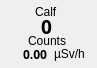
         <widget class="QFrame" name="cps_frame_m11_2">
          <property name="geometry">
           <rect>
            <x>576</x>
            <y>484</y>
            <width>97</width>
            <height>68</height>
           </rect>
          </property>
          <property name="toolTip">
           <string>&lt;html&gt;&lt;head/&gt;&lt;body&gt;&lt;p&gt;Module 11&lt;/p&gt;&lt;/body&gt;&lt;/html&gt;</string>
          </property>
          <property name="frameShape">
           <enum>QFrame::NoFrame</enum>
          </property>
          <property name="frameShadow">
           <enum>QFrame::Plain</enum>
          </property>
          <widget class="QLabel" name="cps_bg_m11_2">
           <property name="geometry">
            <rect>
             <x>2</x>
             <y>2</y>
             <width>91</width>
             <height>62</height>
            </rect>
           </property>
           <property name="frameShadow">
            <enum>QFrame::Sunken</enum>
           </property>
           <property name="text">
            <string/>
           </property>
           <property name="pixmap">
            <pixmap resource="RadMaster 3000+ v0.1/resources.qrc">:/bg/resources/bg/cps_frame.png</pixmap>
           </property>
           <property name="scaledContents">
            <bool>true</bool>
           </property>
          </widget>
          <widget class="QWidget" name="layoutWidget_27">
           <property name="geometry">
            <rect>
             <x>2</x>
             <y>5</y>
             <width>90</width>
             <height>60</height>
            </rect>
           </property>
           <layout class="QVBoxLayout" name="verticalLayout_37">
            <property name="spacing">
             <number>0</number>
            </property>
            <item alignment="Qt::AlignHCenter">
             <widget class="QLabel" name="res_bodypart_11">
              <property name="maximumSize">
               <size>
                <width>16777215</width>
                <height>13</height>
               </size>
              </property>
              <property name="text">
               <string>Calf</string>
              </property>
             </widget>
            </item>
            <item alignment="Qt::AlignHCenter">
             <widget class="QLabel" name="counts_11">
              <property name="maximumSize">
               <size>
                <width>16777215</width>
                <height>16</height>
               </size>
              </property>
              <property name="font">
               <font>
                <family>Arial Black</family>
                <pointsize>14</pointsize>
                <weight>75</weight>
                <bold>true</bold>
               </font>
              </property>
              <property name="text">
               <string>0</string>
              </property>
             </widget>
            </item>
            <item alignment="Qt::AlignHCenter">
             <widget class="QLabel" name="counts_label_11">
              <property name="maximumSize">
               <size>
                <width>16777215</width>
                <height>13</height>
               </size>
              </property>
              <property name="text">
               <string>Counts</string>
              </property>
             </widget>
            </item>
            <item>
             <layout class="QGridLayout" name="gridLayout_30">
              <item row="0" column="0" alignment="Qt::AlignRight">
               <widget class="QLabel" name="res_uSv_11">
                <property name="maximumSize">
                 <size>
                  <width>16777215</width>
                  <height>14</height>
                 </size>
                </property>
                <property name="font">
                 <font>
                  <family>Arial Black</family>
                  <pointsize>9</pointsize>
                  <weight>75</weight>
                  <bold>true</bold>
                 </font>
                </property>
                <property name="text">
                 <string>0.00</string>
                </property>
               </widget>
              </item>
              <item row="0" column="1" alignment="Qt::AlignHCenter">
               <widget class="QLabel" name="res_uSv_label_11">
                <property name="maximumSize">
                 <size>
                  <width>16777215</width>
                  <height>14</height>
                 </size>
                </property>
                <property name="text">
                 <string>µSv/h</string>
                </property>
               </widget>
              </item>
             </layout>
            </item>
           </layout>
          </widget>
         </widget>
